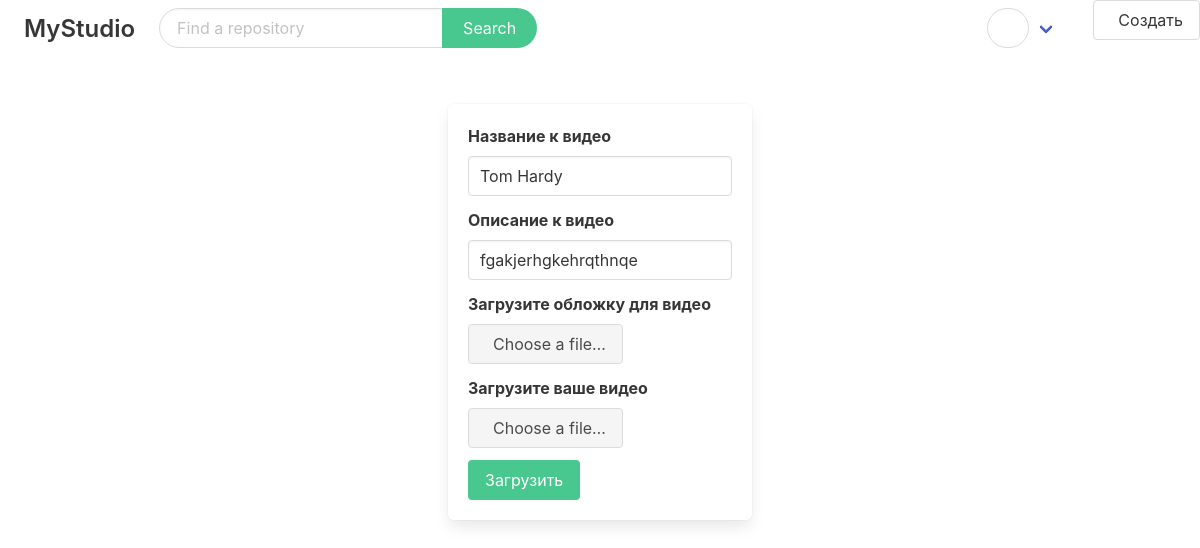
Page /studio/video_edit/1 on the earlier database version.
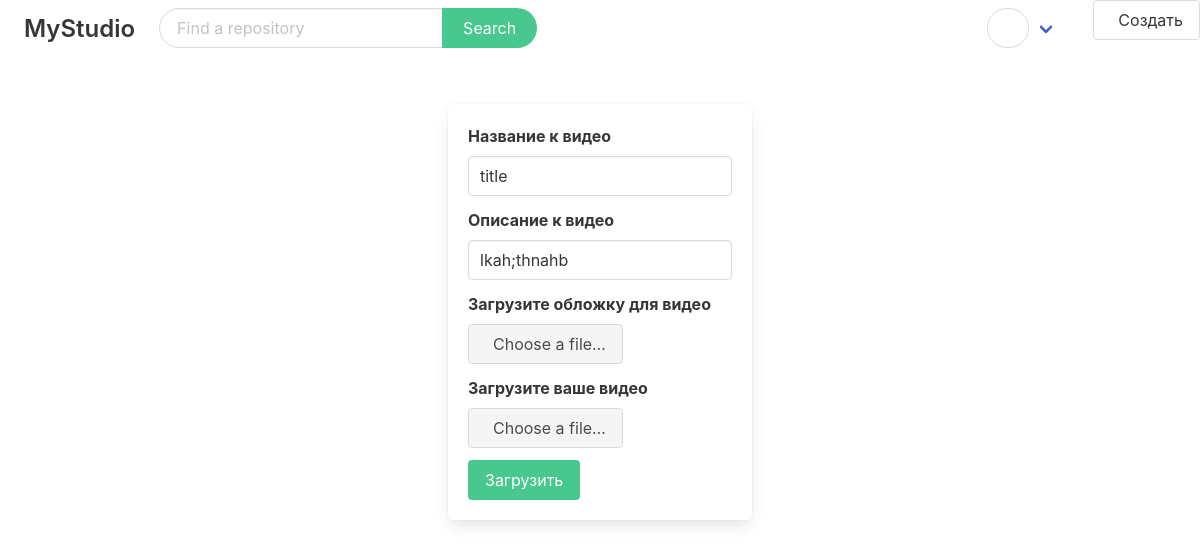
Same page on the later database version.
### studio/models.py (models this page shows, shortened)
class Video(models.Model):
    title = models.CharField(max_length=255)
    description = models.TextField()
    image = models.ImageField(upload_to='image/')
    file = models.FileField(upload_to='video/', validators=[FileExtensionValidator(allowed_extensions=['mp4'])])
    created_add = models.DateTimeField(auto_now_add=True)
    author = models.ForeignKey(User, on_delete=models.CASCADE, default='1')
    likes = models.ManyToManyField(User, related_name='likes', blank=True)
    dislikes = models.ManyToManyField(User, related_name='dislikes', blank=True)
    views = models.IntegerField(default=0)
    archived = models.BooleanField(default=False)

### studio/views.py (the view)
# urls.py: path('video_edit/<int:pk>', views.video_edit, name='video_edit'),
def video_edit(request, pk):
    video = Video.objects.get(pk=pk)
    form = VideoForm(request.POST or None, request.FILES or None, instance=video)
    if form.is_valid():
        form.save()
        return redirect('studio:home')
    return render(request, 'video_create.html', {'form': form})

### studio/forms.py
class VideoForm(BulmaMixin, forms.ModelForm):
    title = forms.CharField(widget=forms.TextInput(attrs={'placeholder': 'Придумайте название к видео'}),
                            label='Название к видео')
    description = forms.CharField(widget=forms.TextInput(attrs={'placeholder': 'Напишите описание к видео'}),
                                  label='Описание к видео')
    image = forms.ImageField(label='Загрузите обложку для видео')
    file = forms.FileField(label='Загрузите ваше видео')
    class Meta:
        model = Video
        fields = ['title', 'description', 'image', 'file']

### studio/templates/video_create.html (shortened to what this page needs)
{% extends 'layout.html' %}
{% block content %}
    <div class="section">
        <div class="container">
            <div class="columns is-centered">
                <div class="column is-4">
                    <form method="post" class="box" enctype="multipart/form-data">
                        {% for field in form %}
                            <div class="field">
                                <label class="label">{{ field.label }}</label>
                                <div class="control">
                                    {{ field }}
                                </div>
                            </div>
                        {% endfor %}
                    <button class="button is-success">Загрузить</button>
                    </form>
                </div>
            </div>
        </div>
    </div>
{% endblock %}

### studio/templates/layout.html (shortened to what this page needs)
{% load static %}
<html lang="en">
<head>
    <link rel="stylesheet" href="{% static 'style/bulma.min.css' %}">
    <link rel="stylesheet" href="{% static 'style/style.css' %}">
</head>
<body>
<nav class="navbar" role="navigation" aria-label="main navigation">
    <div class="navbar-brand">
        <a class="navbar-item" href="{% url 'studio:home' %}">
            <span class="title is-4 ml-3">MyStudio</span>
        </a>
    </div>
    <div id="navbarBasicExample" class="navbar-menu">
        <div class="navbar-start">
            <div class="navbar-item">
                <div class="field has-addons">
                    <div class="control">
                        <input class="input is-rounded" type="text" placeholder="Find a repository">
                    </div>
                    <div class="control">
                        <a class="button is-success is-rounded">
                            Search
                        </a>
                    </div>
                </div>
            </div>
        </div>
        <div class="navbar-end">
            <div class="navbar-item has-dropdown is-hoverable">
                <div class="navbar-link">
                    <button class="button is-rounded">
                    </button>
                </div>
            </div>
            <a href="" class="navbar-item">
                <a href="{% url 'studio:video_create' %}" class="button">
                    <span class="ml-2">
                        Создать
                    </span>
                </a>
            </a>
        </div>
    </div>
</nav>
{% block content %}
{% endblock %}
</body>
</html>

### users/templates/file_input.html (shortened to what this page needs)
<div class="file">
   <label class="file-label">
           <span class="file-cta">
               <span class="file-label">
                   Choose a file…
               </span>
           </span>
   </label>
</div>

Differences in the rows shown:
changed Video: title "Tom Hardy" → "title"; description "fgakjerhgkehrqthnqe" → "lkah;thnahb"
